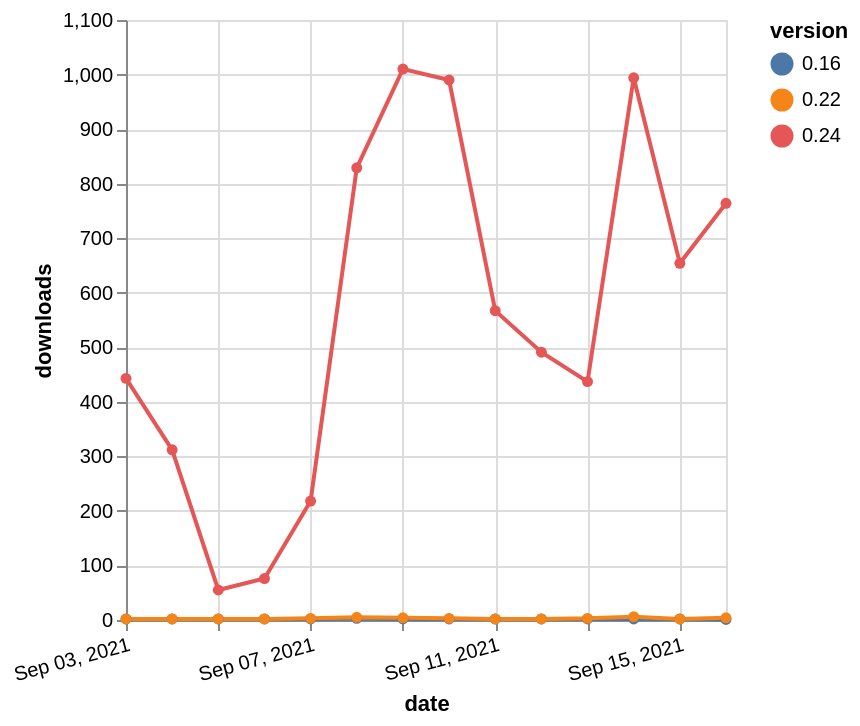

The Vega-Lite source for this figure:
### Vega-Lite specification from a JSON file in a GitHub repository (floating-point values rounded to 4 significant figures)
{"$schema": "https://vega.github.io/schema/vega-lite/v5.json", "description": "A simple bar chart with embedded data.", "data": {"values": [{"date": "2021-09-03", "total": 2512, "delta": 2, "version": "0.16"}, {"date": "2021-09-04", "total": 2514, "delta": 2, "version": "0.16"}, {"date": "2021-09-05", "total": 2516, "delta": 2, "version": "0.16"}, {"date": "2021-09-06", "total": 2518, "delta": 2, "version": "0.16"}, {"date": "2021-09-07", "total": 2520, "delta": 2, "version": "0.16"}, {"date": "2021-09-08", "total": 2523, "delta": 3, "version": "0.16"}, {"date": "2021-09-09", "total": 2525, "delta": 2, "version": "0.16"}, {"date": "2021-09-10", "total": 2527, "delta": 2, "version": "0.16"}, {"date": "2021-09-11", "total": 2529, "delta": 2, "version": "0.16"}, {"date": "2021-09-12", "total": 2531, "delta": 2, "version": "0.16"}, {"date": "2021-09-13", "total": 2533, "delta": 2, "version": "0.16"}, {"date": "2021-09-14", "total": 2535, "delta": 2, "version": "0.16"}, {"date": "2021-09-15", "total": 2537, "delta": 2, "version": "0.16"}, {"date": "2021-09-16", "total": 2538, "delta": 1, "version": "0.16"}, {"date": "2021-09-03", "total": 16449, "delta": 2, "version": "0.22"}, {"date": "2021-09-04", "total": 16451, "delta": 2, "version": "0.22"}, {"date": "2021-09-05", "total": 16453, "delta": 2, "version": "0.22"}, {"date": "2021-09-06", "total": 16455, "delta": 2, "version": "0.22"}, {"date": "2021-09-07", "total": 16458, "delta": 3, "version": "0.22"}, {"date": "2021-09-08", "total": 16463, "delta": 5, "version": "0.22"}, {"date": "2021-09-09", "total": 16467, "delta": 4, "version": "0.22"}, {"date": "2021-09-10", "total": 16470, "delta": 3, "version": "0.22"}, {"date": "2021-09-11", "total": 16472, "delta": 2, "version": "0.22"}, {"date": "2021-09-12", "total": 16474, "delta": 2, "version": "0.22"}, {"date": "2021-09-13", "total": 16477, "delta": 3, "version": "0.22"}, {"date": "2021-09-14", "total": 16483, "delta": 6, "version": "0.22"}, {"date": "2021-09-15", "total": 16485, "delta": 2, "version": "0.22"}, {"date": "2021-09-16", "total": 16489, "delta": 4, "version": "0.22"}, {"date": "2021-09-03", "total": 227806, "delta": 443, "version": "0.24"}, {"date": "2021-09-04", "total": 228118, "delta": 312, "version": "0.24"}, {"date": "2021-09-05", "total": 228173, "delta": 55, "version": "0.24"}, {"date": "2021-09-06", "total": 228249, "delta": 76, "version": "0.24"}, {"date": "2021-09-07", "total": 228467, "delta": 218, "version": "0.24"}, {"date": "2021-09-08", "total": 229296, "delta": 829, "version": "0.24"}, {"date": "2021-09-09", "total": 230306, "delta": 1010, "version": "0.24"}, {"date": "2021-09-10", "total": 231296, "delta": 990, "version": "0.24"}, {"date": "2021-09-11", "total": 231863, "delta": 567, "version": "0.24"}, {"date": "2021-09-12", "total": 232354, "delta": 491, "version": "0.24"}, {"date": "2021-09-13", "total": 232791, "delta": 437, "version": "0.24"}, {"date": "2021-09-14", "total": 233785, "delta": 994, "version": "0.24"}, {"date": "2021-09-15", "total": 234439, "delta": 654, "version": "0.24"}, {"date": "2021-09-16", "total": 235203, "delta": 764, "version": "0.24"}]}, "width": "container", "mark": {"type": "line", "point": {"filled": true}}, "encoding": {"x": {"field": "date", "type": "temporal", "timeUnit": "yearmonthdate", "title": "date", "axis": {"labelAngle": -15}}, "y": {"field": "delta", "type": "quantitative", "title": "downloads"}, "color": {"field": "version", "type": "nominal"}, "tooltip": {"field": "delta"}}}
